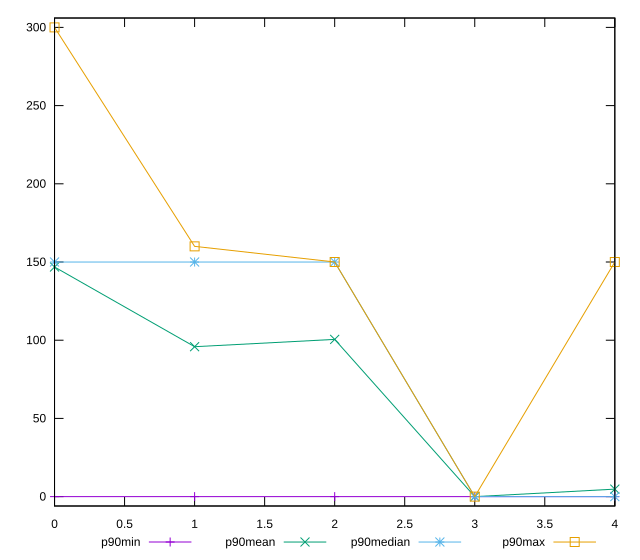

Reproduce this figure in gnuplot.
reset

$p90Min <<EOF
0 0
1 0
2 0
3 0
4 0
EOF

$p90Mean <<EOF
0 146.80851063829786
1 95.85106382978724
2 100.53191489361703
3 0
4 4.787234042553192
EOF

$p90Median <<EOF
0 150
1 150
2 150
3 0
4 0
EOF

$p90Max <<EOF
0 300
1 160
2 150
3 0
4 150
EOF

set key outside below
set xrange [0:4]
set yrange [-6:306]
set trange [-6:306]
set terminal svg size 640, 560 enhanced background rgb 'white'
set output "report_00016_2021-02-10T13-31-48.338Z/uses-http2/progression/value.svg"

plot $p90Min title "p90min" with linespoints, \
     $p90Mean title "p90mean" with linespoints, \
     $p90Median title "p90median" with linespoints, \
     $p90Max title "p90max" with linespoints

reset
